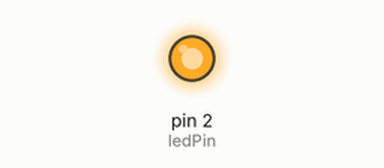
A sketch run on a simulated Arduino Uno, built with avr-gcc and run on an emulated ATmega328P. Shown: output pins drawn as LEDs (lit = HIGH). What the sketch prints to the serial monitor is not drawn.

Above: at 0.1 s.
Timing chart, 0 to 1.6 s (numbered marks = the images above):
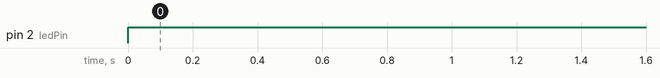

The sketch:

helloWorld.ino
```cpp
int ledPin = 2;
int cont = 0;

void setup() {
  // put your setup code here, to run once:
  pinMode(ledPin, OUTPUT);
    Serial.begin(9600); // Inicia a comunicacao serial

}

void loop() {
  // put your main code here, to run repeatedly:
  digitalWrite(ledPin, HIGH);
  cont = cont +1;
  Serial.println(cont); // Imprime SUL
  delay(1000);
  cont =0;
}
```

Measured:
- by itself, pin 2 (ledPin): LOW → HIGH at 0.00 s
